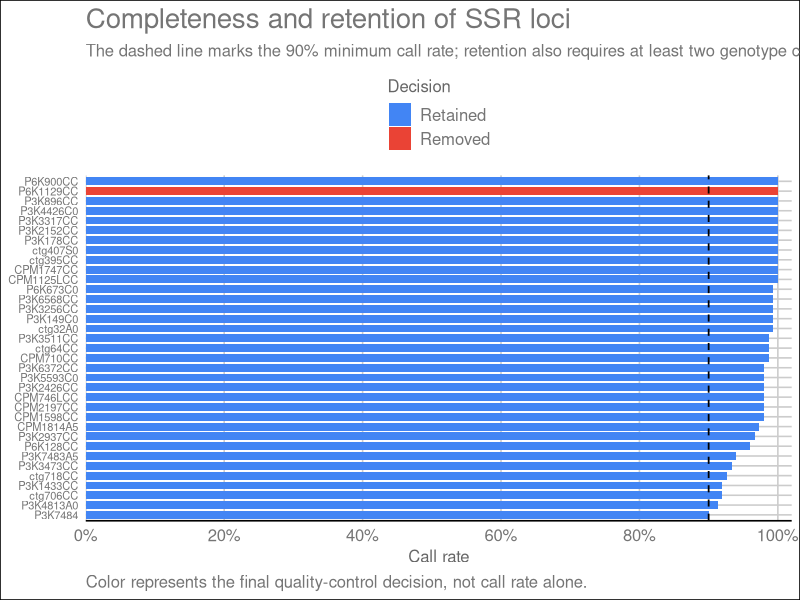
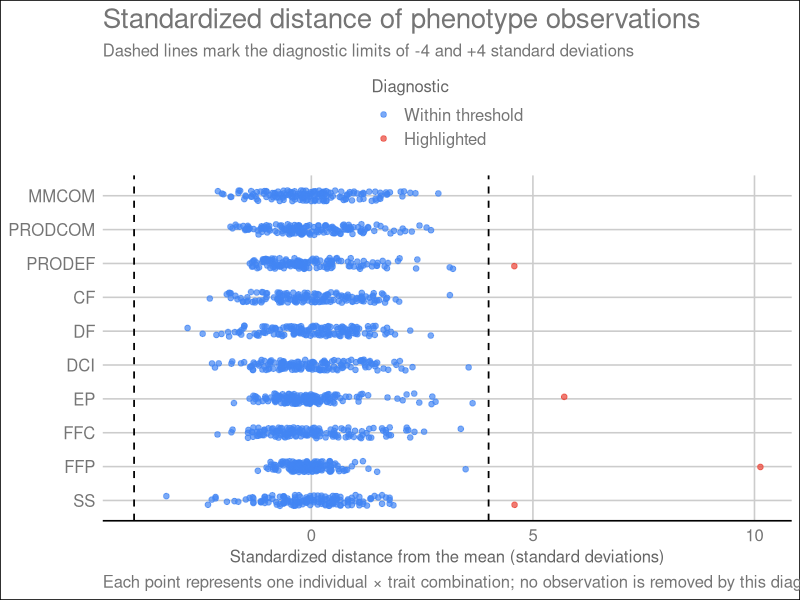
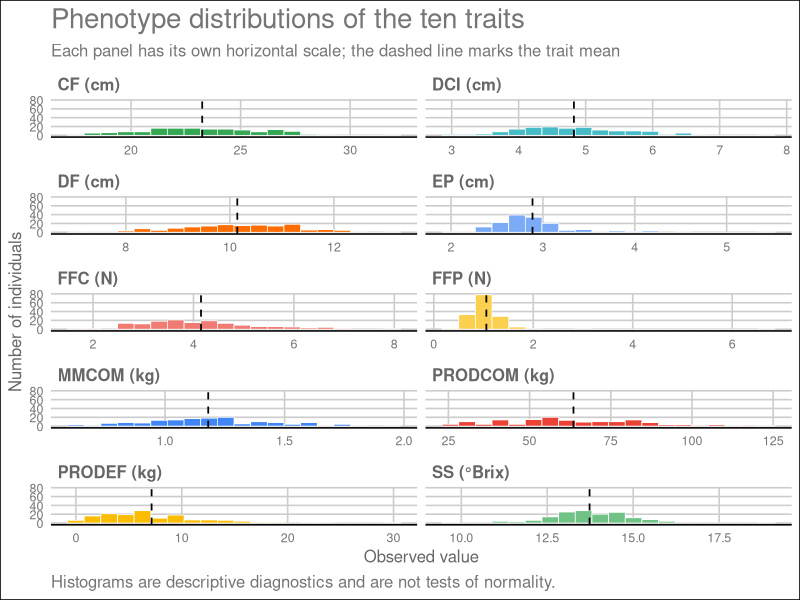

Here is the R script that generated these plots, in order:
## ---- chunk 1
knitr::opts_chunk$set(
  echo = TRUE,
  warning = FALSE,
  message = FALSE,
  cache = FALSE,
  fig.align = "center",
  out.width = "100%"
)
## ---- chunk 2
library(readxl)  # Read Excel workbooks.
library(dplyr)   # Manipulate and transform tables.
library(tidyr)   # Reshape data between wide and long formats.
library(ggplot2) # Build figures.
library(ggthemes) # Apply the GDocs theme and color scales.
library(knitr)   # Format tables and R Markdown output.
library(here)    # Build portable project-relative paths.
## ---- chunk 3
format_table <- function(x, caption = NULL, digits = getOption("digits"), col.names = NA) {
  table <- knitr::kable(
    x,
    format = "html",
    caption = caption,
    digits = digits,
    col.names = col.names,
    table.attr = paste0(
      'class="table table-striped table-hover" ',
      'style="width:100%; margin-bottom:0;"'
    )
  )
  knitr::asis_output(
    paste0(
      '<div style="width:100%; overflow-x:auto; margin-bottom:1.25rem;">',
      table,
      '</div>'
    )
  )
}
## ---- chunk 4
genes <- read_excel(
  here("data", "papaya_ssr_genotypes.xlsx"),
  sheet = "Genes",
  col_names = FALSE,
  na = c("", "NA")
)

genealex <- read_excel(
  here("data", "papaya_ssr_genotypes.xlsx"),
  sheet = "Genealex",
  col_names = FALSE,
  na = c("", "NA")
)
## ---- chunk 5
as.data.frame(genes[1:6, 1:6]) |>
  format_table(caption = "Preview of the Genes sheet")
## ---- chunk 6
pheno_raw <- read_excel(
  here("data", "papaya_phenotypes_2024_2025.xlsx"),
  sheet = "Médias_IND_artigo",
  na = c("", "NA")
)
## ---- chunk 7
head(pheno_raw) |>
  format_table(caption = "Preview of the original phenotype data")
## ---- chunk 8
data.frame(
  Source = c("Genes", "Genealex", "Médias_IND_artigo"),
  Rows = c(nrow(genes), nrow(genealex), nrow(pheno_raw)),
  Columns = c(ncol(genes), ncol(genealex), ncol(pheno_raw))
) |>
  format_table(caption = "Dimensions of the spreadsheets used in the analysis")
## ---- chunk 9
individual_rows <- seq(
  from = 4,
  length.out = nrow(genes)
)

locus_columns <- seq(
  from = 3,
  by = 2,
  length.out = ncol(genes) - 1
)

ids <- trimws(
  as.character(genealex[[2]][individual_rows])
)

locus_names <- trimws(
  as.character(
    unlist(genealex[3, locus_columns], use.names = FALSE)
  )
)
## ---- chunk 10
ssr_identifier_checks <- data.frame(
  Check = c(
    "Missing genotype identifiers",
    "Duplicated genotype identifiers",
    "Missing locus names",
    "Duplicated locus names"
  ),
  Value = c(
    sum(is.na(ids) | ids == ""),
    sum(duplicated(ids)),
    sum(is.na(locus_names) | locus_names == ""),
    sum(duplicated(locus_names))
  )
)

format_table(
  ssr_identifier_checks,
  caption = "Check of genotype identifiers and locus names"
)
## ---- chunk 11
ssr_raw <- as.matrix(
  genes[, -1, drop = FALSE]
)

storage.mode(ssr_raw) <- "numeric"
ssr_raw[ssr_raw == -9] <- NA_real_

rownames(ssr_raw) <- ids
colnames(ssr_raw) <- locus_names

as.data.frame(ssr_raw[1:6, 1:8]) |>
  format_table(caption = "Preview of the organized SSR matrix")
## ---- chunk 12
# Define the traits used in the analysis.
TRAITS <- c(
  "MMCOM", "PRODCOM", "PRODEF", "CF", "DF",
  "DCI", "EP", "FFC", "FFP", "SS"
)
## ---- chunk 13
# Associate each trait with its English and Portuguese descriptions and measurement unit.
trait_dictionary <- data.frame(
  Trait = TRAITS,
  Description_en = c(
    "Mean mass of commercial fruit",
    "Production of commercial fruit",
    "Production of defective fruit",
    "Fruit length",
    "Fruit diameter",
    "Internal-cavity diameter",
    "Mean pulp thickness",
    "External fruit firmness",
    "Internal pulp firmness",
    "Soluble solids"
  ),
  Description_pt = c(
    "Massa média de frutos comerciais",
    "Produção de frutos comerciais",
    "Produção de frutos defeituosos",
    "Comprimento do fruto",
    "Diâmetro do fruto",
    "Diâmetro da cavidade interna",
    "Espessura média da polpa",
    "Firmeza externa do fruto",
    "Firmeza interna da polpa",
    "Sólidos solúveis"
  ),
  Unit = c(
    "kg", "kg", "kg", "cm", "cm",
    "cm", "cm", "N", "N", "°Brix"
  )
)

rownames(trait_dictionary) <- NULL

format_table(
  trait_dictionary[, c("Trait", "Description_en", "Unit")],
  caption = "Dictionary of phenotype traits",
  col.names = c("Trait", "Description", "Unit")
)
## ---- chunk 14
# Define the analytical columns; BL is excluded because it is not part of the model.
required_columns <- c("IND", "FAM", TRAITS)

# Standardize phenotype identifiers before comparing them with genotype identifiers.
pheno_raw$IND <- trimws(as.character(pheno_raw$IND))

phenotype_checks <- data.frame(
  Check = c(
    "Missing phenotype identifiers",
    "Duplicated phenotype identifiers",
    "Missing required phenotype columns"
  ),
  Value = c(
    sum(is.na(pheno_raw$IND) | pheno_raw$IND == ""),
    sum(duplicated(pheno_raw$IND)),
    length(setdiff(required_columns, names(pheno_raw)))
  )
)

format_table(
  phenotype_checks,
  caption = "Check of phenotype identifiers and required columns"
)

alignment <- data.frame(
  Check = c(
    "Genotyped individuals",
    "Phenotyped individuals",
    "Missing from phenotype data",
    "Missing from genotype data"
  ),
  Value = c(
    length(ids),
    nrow(pheno_raw),
    length(setdiff(ids, pheno_raw$IND)),
    length(setdiff(pheno_raw$IND, ids))
  )
)

format_table(
  alignment,
  caption = "Alignment between genotype and phenotype data"
)
## ---- chunk 15
# Reorder phenotypes to the same sequence as genotyped individuals.
pheno <- pheno_raw[
  match(ids, pheno_raw$IND),
  required_columns
]

## ---- chunk 16
# Separate metadata; FAM remains categorical and is not mixed with numeric phenotypes.
metadata <- data.frame(
  IND = pheno$IND,
  FAM = factor(pheno$FAM),
  row.names = pheno$IND
)

# Build the numeric phenotype matrix in the same order as genotyped individuals.
phenotypes <- as.matrix(pheno[, TRAITS])
storage.mode(phenotypes) <- "numeric"
rownames(phenotypes) <- pheno$IND

# Distribution of individuals among families.
data.frame(
  Family = names(table(metadata$FAM)),
  Individuals = as.integer(table(metadata$FAM))
) |>
  format_table(caption = "Number of individuals per family")
## ---- chunk 17
# Define the call-rate threshold immediately before applying it in quality control.
CALL_RATE_MIN <- 0.90

# Summarize completeness and genotype diversity for each locus.
locus_audit <- data.frame(
  Locus = colnames(ssr_raw),
  N_called = colSums(!is.na(ssr_raw)),
  Call_rate = colMeans(!is.na(ssr_raw)),
  N_genotype_classes = apply(
    ssr_raw,
    2,
    function(genotypes) length(unique(na.omit(genotypes)))
  )
)

locus_audit$Keep_locus <-
  locus_audit$Call_rate >= CALL_RATE_MIN &
  locus_audit$N_genotype_classes >= 2

# Retain in the SSR matrix only loci that pass the quality-control criteria.
ssr <- ssr_raw[, locus_audit$Keep_locus, drop = FALSE]

format_table(
  locus_audit,
  digits = 3,
  caption = "Quality control of SSR loci",
  col.names = c("Locus", "Called genotypes", "Call rate", "Genotype classes", "Retain locus")
)
## ---- chunk 18
ggplot(
  locus_audit,
  aes(
    x = reorder(Locus, Call_rate),
    y = Call_rate,
    fill = factor(
      Keep_locus,
      levels = c(TRUE, FALSE),
      labels = c("Retained", "Removed")
    )
  )
) +
  geom_col(width = 0.8) +
  geom_hline(
    yintercept = CALL_RATE_MIN,
    linetype = 2,
    linewidth = 0.6
  ) +
  coord_flip() +
  scale_y_continuous(
    limits = c(0, 1),
    breaks = seq(0, 1, 0.2),
    labels = paste0(seq(0, 100, 20), "%"),
    expand = expansion(mult = c(0, 0.02))
  ) +
  scale_fill_gdocs(name = "Decision") +
  labs(
    x = NULL,
    y = "Call rate",
    title = "Completeness and retention of SSR loci",
    subtitle = "The dashed line marks the 90% minimum call rate; retention also requires at least two genotype classes",
    caption = "Color represents the final quality-control decision, not call rate alone."
  ) +
  theme_gdocs() +
  theme(
    legend.position = "top",
    axis.text.y = element_text(size = 8)
  )
## ---- chunk 19
# Compute, across the original loci, the number and proportion of available calls per individual.
individual_audit <- data.frame(
  IND = rownames(ssr_raw),
  N_called = rowSums(!is.na(ssr_raw)),
  Call_rate = rowMeans(!is.na(ssr_raw))
)

rownames(individual_audit) <- NULL

data.frame(
  Measure = c("Minimum", "Mean", "Median", "Maximum"),
  # List the call-rate values used in the individual summary.
  Call_rate = c(
    min(individual_audit$Call_rate),
    mean(individual_audit$Call_rate),
    median(individual_audit$Call_rate),
    max(individual_audit$Call_rate)
  )
) |>
  format_table(
    digits = 3,
    caption = "Distribution of SSR call rate by individual",
    col.names = c("Measure", "Call rate")
  )
## ---- chunk 20
# Directly summarize availability, location, dispersion, and range for each trait.
phenotype_summary <- data.frame(
  Trait = colnames(phenotypes),
  N = colSums(!is.na(phenotypes)),
  Mean = colMeans(phenotypes),
  SD = apply(phenotypes, 2, sd),
  Minimum = apply(phenotypes, 2, min),
  Maximum = apply(phenotypes, 2, max)
)

rownames(phenotype_summary) <- NULL

format_table(
  phenotype_summary,
  digits = 3,
  caption = "Summary of phenotype traits"
)
## ---- chunk 21
# Define the diagnostic threshold immediately before identifying observations distant from the mean.
PHENOTYPE_DISTANCE_THRESHOLD <- 4

# Standardize each trait using the mean and standard deviation summarized in the preceding section.
phenotype_standardized <- scale(
  phenotypes,
  center = phenotype_summary$Mean,
  scale = phenotype_summary$SD
)

# Locate observations whose standardized distance reaches the defined threshold.
extreme_positions <- which(
  abs(phenotype_standardized) >= PHENOTYPE_DISTANCE_THRESHOLD,
  arr.ind = TRUE
)

phenotype_extremes <- data.frame(
  IND = rownames(phenotypes)[extreme_positions[, "row"]],
  Trait = colnames(phenotypes)[extreme_positions[, "col"]],
  Value = phenotypes[extreme_positions],
  Trait_mean = phenotype_summary$Mean[extreme_positions[, "col"]],
  Trait_SD = phenotype_summary$SD[extreme_positions[, "col"]],
  Standardized_value = phenotype_standardized[extreme_positions],
  Absolute_standardized_distance = abs(
    phenotype_standardized[extreme_positions]
  )
)

# Sort only the diagnostic table; the `phenotypes` matrix remains unchanged.
phenotype_extremes <- phenotype_extremes[
  order(-phenotype_extremes$Absolute_standardized_distance),
]
rownames(phenotype_extremes) <- NULL

format_table(
  phenotype_extremes,
  digits = 3,
  col.names = c(
    "Individual",
    "Trait",
    "Value",
    "Trait mean",
    "Trait SD",
    "Standardized value",
    "Absolute standardized distance"
  ),
  caption = paste0(
    "Phenotype observations at least ",
    PHENOTYPE_DISTANCE_THRESHOLD,
    " standard deviations from the mean"
  )
)
## ---- chunk 22
data.frame(
  IND = rownames(phenotypes),
  as.data.frame(phenotype_standardized, check.names = FALSE),
  check.names = FALSE
) |>
  pivot_longer(
    cols = -IND,
    names_to = "Trait",
    values_to = "Standardized_value"
  ) |>
  mutate(
    Trait = factor(Trait, levels = rev(TRAITS)),
    Diagnostic = factor(
      abs(Standardized_value) >= PHENOTYPE_DISTANCE_THRESHOLD,
      levels = c(FALSE, TRUE),
      labels = c("Within threshold", "Highlighted")
    )
  ) |>
  ggplot(
    aes(
      x = Standardized_value,
      y = Trait,
      colour = Diagnostic
    )
  ) +
  geom_vline(
    xintercept = c(
      -PHENOTYPE_DISTANCE_THRESHOLD,
      PHENOTYPE_DISTANCE_THRESHOLD
    ),
    linetype = 2,
    linewidth = 0.6
  ) +
  geom_point(
    position = position_jitter(
      width = 0,
      height = 0.16,
      seed = 2026
    ),
    alpha = 0.7,
    size = 1.6
  ) +
  scale_color_gdocs(
    name = "Diagnostic",
    drop = FALSE
  ) +
  labs(
    x = "Standardized distance from the mean (standard deviations)",
    y = NULL,
    title = "Standardized distance of phenotype observations",
    subtitle = "Dashed lines mark the diagnostic limits of -4 and +4 standard deviations",
    caption = "Each point represents one individual × trait combination; no observation is removed by this diagnostic."
  ) +
  theme_gdocs() +
  theme(legend.position = "top")
## ---- chunk 23
phenotype_long <- data.frame(
  IND = rownames(phenotypes),
  phenotypes,
  check.names = FALSE
) |>
  pivot_longer(
    cols = -IND,
    names_to = "Trait",
    values_to = "Value"
  ) |>
  mutate(Trait = factor(Trait, levels = TRAITS))

ggplot(
  phenotype_long,
  aes(x = Value, fill = Trait)
) +
  geom_histogram(
    bins = 20,
    colour = "white",
    linewidth = 0.25
  ) +
  geom_vline(
    data = phenotype_summary,
    aes(xintercept = Mean),
    inherit.aes = FALSE,
    linetype = 2,
    linewidth = 0.6
  ) +
  facet_wrap(
    ~ Trait,
    scales = "free_x",
    ncol = 2,
    labeller = as_labeller(
      setNames(
        paste0(trait_dictionary$Trait, " (", trait_dictionary$Unit, ")"),
        trait_dictionary$Trait
      )
    )
  ) +
  scale_fill_gdocs(guide = "none") +
  labs(
    x = "Observed value",
    y = "Number of individuals",
    title = "Phenotype distributions of the ten traits",
    subtitle = "Each panel has its own horizontal scale; the dashed line marks the trait mean",
    caption = "Histograms are descriptive diagnostics and are not tests of normality."
  ) +
  theme_gdocs() +
  theme(
    strip.text = element_text(face = "bold"),
    axis.text = element_text(size = 9)
  )
## ---- chunk 24
dir.create(
  here("output", "preprocessing"),
  recursive = TRUE,
  showWarnings = FALSE
)

preprocessing_object <- list(
  # Identification, metadata, and aligned phenotypes.
  ids = ids,
  metadata = metadata,
  phenotypes = phenotypes,

  # SSR matrices before and after locus quality control.
  ssr_raw = ssr_raw,
  ssr = ssr,

  # Diagnostics produced throughout the module.
  locus_audit = locus_audit,
  individual_audit = individual_audit,
  phenotype_summary = phenotype_summary,
  phenotype_extremes = phenotype_extremes,

  # Trait reference and parameters required to reproduce this stage.
  trait_dictionary = trait_dictionary,
  settings = list(
    call_rate_min = CALL_RATE_MIN,
    phenotype_distance_threshold = PHENOTYPE_DISTANCE_THRESHOLD,
    fixed_effects = "FAM"
  )
)

saveRDS(
  preprocessing_object,
  here("output", "preprocessing", "preprocessing_object.rds")
)
## ---- chunk 25
write.csv(
  alignment,
  here("output", "preprocessing", "alignment_summary.csv"),
  row.names = FALSE
)

write.csv(
  locus_audit,
  here("output", "preprocessing", "locus_audit.csv"),
  row.names = FALSE
)

write.csv(
  individual_audit,
  here("output", "preprocessing", "individual_audit.csv"),
  row.names = FALSE
)

write.csv(
  phenotype_summary,
  here("output", "preprocessing", "phenotype_summary.csv"),
  row.names = FALSE
)

write.csv(
  phenotype_extremes,
  here("output", "preprocessing", "phenotype_extreme_values.csv"),
  row.names = FALSE
)

write.csv(
  trait_dictionary,
  here("output", "preprocessing", "trait_dictionary.csv"),
  row.names = FALSE
)
## ---- chunk 26
data.frame(
  Item = c(
    "Individuals",
    "Phenotype traits",
    "Original SSR loci",
    "Retained SSR loci",
    "Families",
    "Missing SSR calls",
    "Highlighted phenotype observations"
  ),
  Value = c(
    length(ids),
    ncol(phenotypes),
    ncol(ssr_raw),
    ncol(ssr),
    nlevels(metadata$FAM),
    sum(is.na(ssr_raw)),
    nrow(phenotype_extremes)
  )
) |>
  format_table(caption = "Final preprocessing summary")
